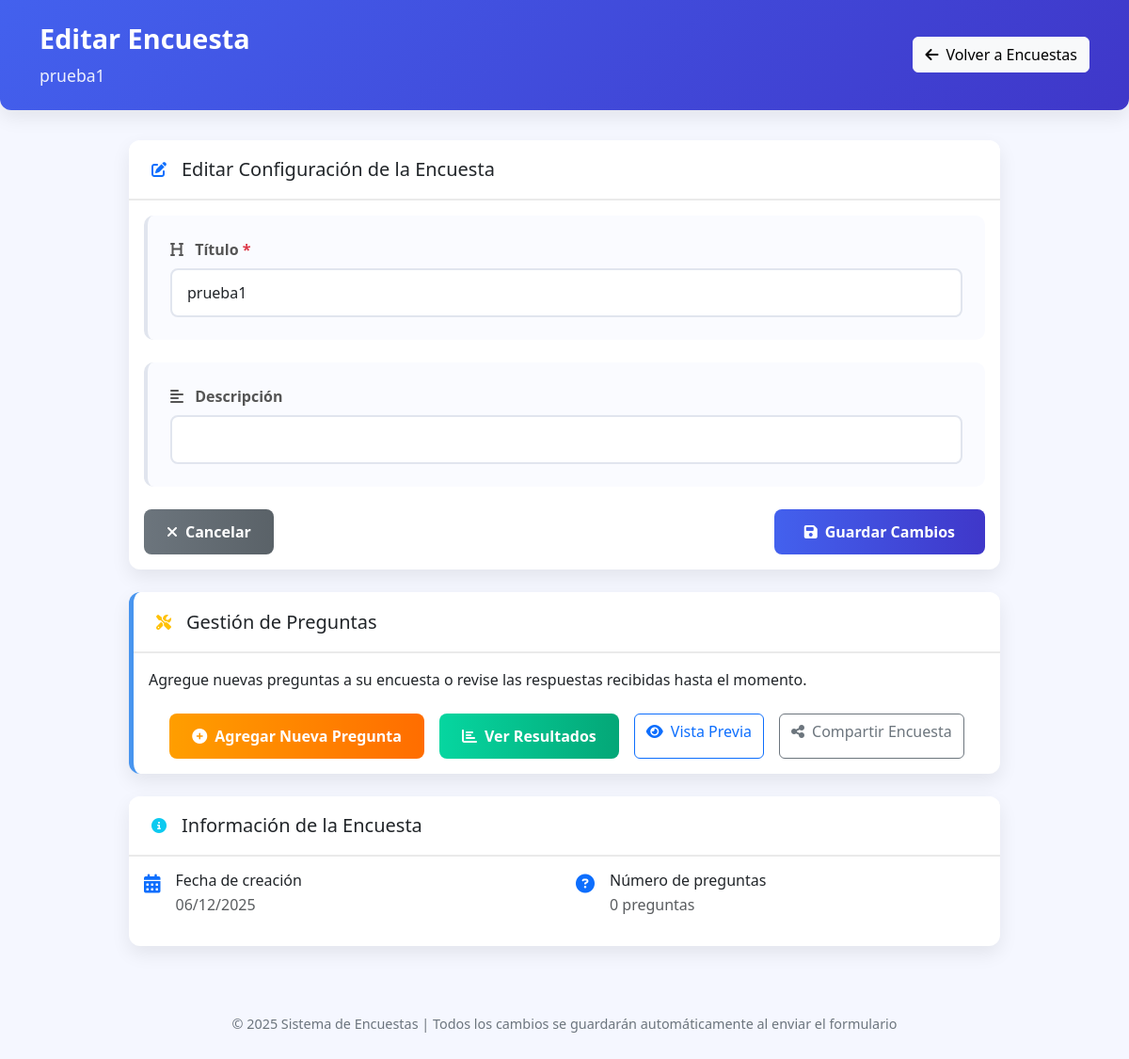
Before: /editar_encuesta/8/ (signed in) with the older database file.
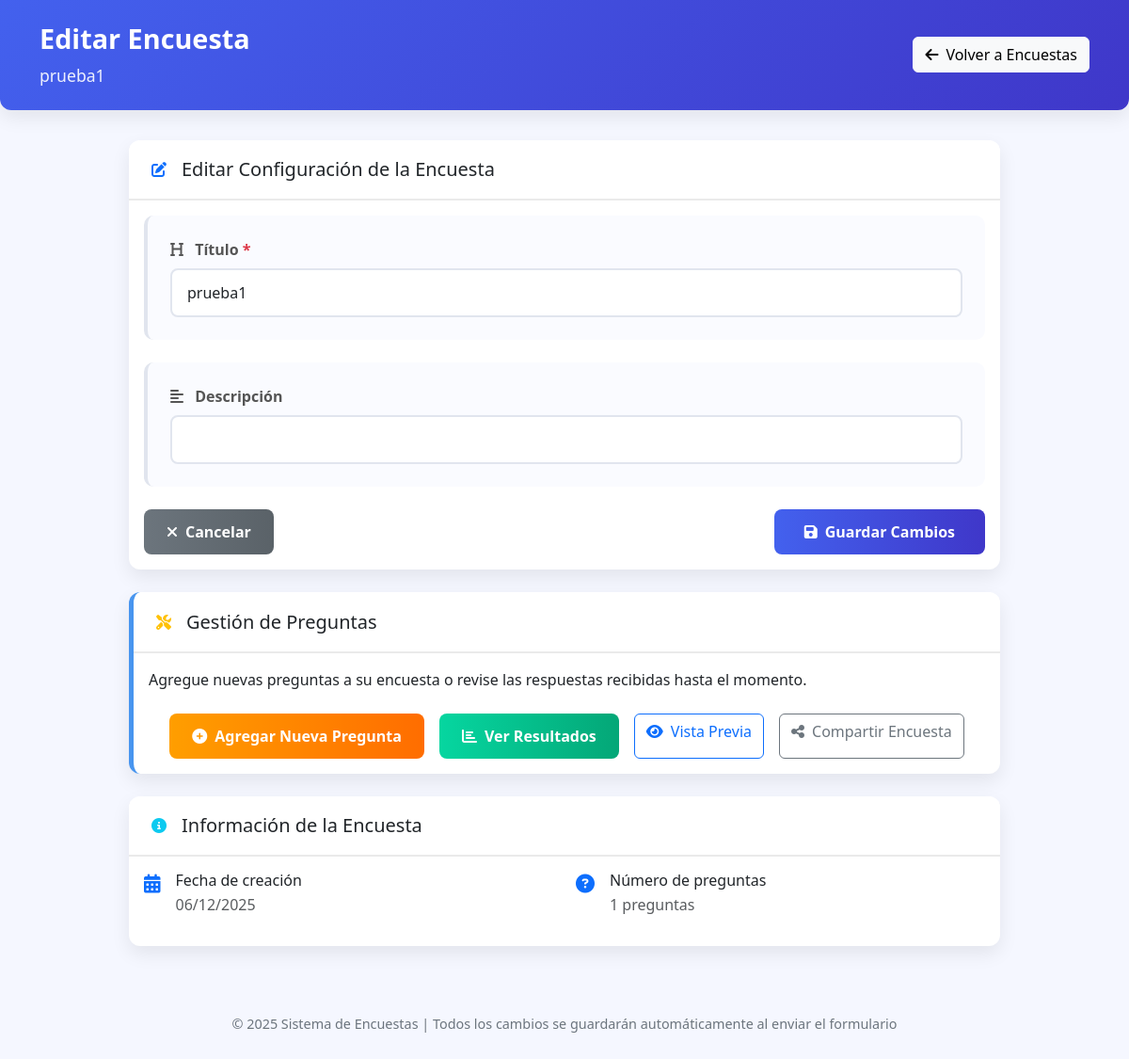
After: the same page with the newer database file.
### core/models.py (models this page shows, shortened)
class Encuesta(models.Model):
    titulo = models.CharField(max_length=200)
    fecha_creacion = models.DateTimeField(default=timezone.now)
    descripcion = models.TextField(blank=True)

### core/views.py (the view)
# urls.py: path('editar_encuesta/<int:encuesta_id>/', views.editar_encuesta, name='editar_encuesta'), # Muestra la lista de encuestas
@login_required
def editar_encuesta(request, encuesta_id):
    encuesta = get_object_or_404(Encuesta, id=encuesta_id)
    if request.method == 'POST':
        form = EncuestaForm(request.POST, instance=encuesta)
        if form.is_valid():
            form.save()
            return redirect('lista_encuestas')
    else:
        form = EncuestaForm(instance=encuesta)
    return render(request, 'core/editar_encuesta.html', {'form': form, 'encuesta': encuesta})

### core/forms.py
class EncuestaForm(forms.ModelForm):
    class Meta:
        model = Encuesta
        fields = ['titulo', 'descripcion']
        widgets = {
            'titulo': forms.TextInput(attrs={'class': 'form-control', 'placeholder': 'Título de la encuesta'}),
            'descripcion': forms.Textarea(attrs={'class': 'form-control', 'placeholder': 'Descripción opcional'}),
        }
        labels = {
            'titulo': 'Título',
            'descripcion': 'Descripción',
        }

### core/templates/core/editar_encuesta.html (shortened to what the changed rows need)
<!DOCTYPE html>
<html lang="es">
<head>
    <link href="https://cdn.jsdelivr.net/npm/bootstrap@5.3.0-alpha1/dist/css/bootstrap.min.css" rel="stylesheet">
    <link rel="stylesheet" href="https://cdnjs.cloudflare.com/ajax/libs/font-awesome/6.4.0/css/all.min.css">
</head>
<body>
    <div class="header-container">
        <div class="container">
            <div class="row align-items-center">
                <div class="col-md-8">
                    <h1 class="encuesta-title">Editar Encuesta</h1>
                    <p class="encuesta-subtitle">{{ encuesta.titulo }}</p>
                </div>
            </div>
        </div>
    </div>
    <div class="container">
        <div class="row justify-content-center">
            <div class="col-lg-10">
                <div class="card">
                    <div class="card-body">
                        <form method="POST">
                            <div class="form-content">
                                {% for field in form %}
                                <div class="field-group">
                                    <label for="{{ field.id_for_label }}" class="form-label">
                                        <i class="fas fa-{% if field.name == 'titulo' %}heading{% elif field.name == 'descripcion' %}align-left{% else %}cog{% endif %} me-2"></i>
                                        {{ field.label }}
                                    </label>
                                    {% if field.field.widget.input_type == 'select' %}
                                    <select name="{{ field.name }}" id="{{ field.id_for_label }}" class="form-select">
                                        {% for value, text in field.field.choices %}
                                        <option value="{{ value }}" {% if field.value == value %}selected{% endif %}>{{ text }}</option>
                                        {% endfor %}
                                    </select>
                                    {% else %}
                                    <input type="{{ field.field.widget.input_type }}"
                                           name="{{ field.name }}"
                                           id="{{ field.id_for_label }}"
                                           class="form-control"
                                           value="{{ field.value|default:'' }}"
                                           {% if field.field.required %}required{% endif %}>
                                    {% endif %}
                                </div>
                                {% endfor %}
                            </div>
                        </form>
                    </div>
                </div>
                <div class="card">
                    <div class="card-body">
                        <div class="row">
                            <div class="col-md-6">
                                <div class="d-flex mb-3">
                                    <div>
                                        <h6 class="mb-1">Número de preguntas</h6>
                                        <p class="mb-0 text-muted">{{ encuesta.preguntas.count }} preguntas</p>
                                    </div>
                                </div>
                            </div>
                        </div>
                    </div>
                </div>
            </div>
        </div>
    </div>
</body>
</html>

Changed rows visible on the page:
changed Encuesta "prueba1": preguntas.count "0" → "1"
